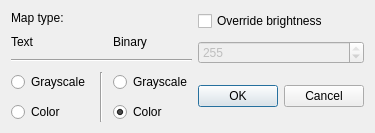
<?xml version="1.0" encoding="UTF-8"?>
<ui version="4.0">
 <class>PixmapExportDialog</class>
 <widget class="QDialog" name="PixmapExportDialog">
  <property name="geometry">
   <rect>
    <x>0</x>
    <y>0</y>
    <width>363</width>
    <height>127</height>
   </rect>
  </property>
  <property name="windowTitle">
   <string>Export as portable anymap</string>
  </property>
  <property name="styleSheet">
   <string notr="true"/>
  </property>
  <layout class="QGridLayout" name="gridLayout_2">
   <item row="0" column="0" rowspan="2">
    <layout class="QGridLayout" name="gridLayout">
     <property name="spacing">
      <number>10</number>
     </property>
     <item row="0" column="0">
      <widget class="QLabel" name="mapTypeLabel">
       <property name="text">
        <string>Map type:</string>
       </property>
      </widget>
     </item>
     <item row="3" column="3" rowspan="2">
      <widget class="QRadioButton" name="grayscaleBinRadio">
       <property name="sizePolicy">
        <sizepolicy hsizetype="Preferred" vsizetype="Preferred">
         <horstretch>0</horstretch>
         <verstretch>0</verstretch>
        </sizepolicy>
       </property>
       <property name="text">
        <string>Grayscale</string>
       </property>
      </widget>
     </item>
     <item row="5" column="3">
      <widget class="QRadioButton" name="colorBinRadio">
       <property name="sizePolicy">
        <sizepolicy hsizetype="Preferred" vsizetype="Preferred">
         <horstretch>0</horstretch>
         <verstretch>0</verstretch>
        </sizepolicy>
       </property>
       <property name="text">
        <string>Color</string>
       </property>
       <property name="checked">
        <bool>true</bool>
       </property>
      </widget>
     </item>
     <item row="3" column="0" rowspan="2" colspan="2">
      <widget class="QRadioButton" name="grayscaleTxtRadio">
       <property name="sizePolicy">
        <sizepolicy hsizetype="Preferred" vsizetype="Preferred">
         <horstretch>0</horstretch>
         <verstretch>0</verstretch>
        </sizepolicy>
       </property>
       <property name="text">
        <string>Grayscale</string>
       </property>
      </widget>
     </item>
     <item row="1" column="0">
      <widget class="QLabel" name="textLabel">
       <property name="text">
        <string>Text</string>
       </property>
      </widget>
     </item>
     <item row="2" column="0" colspan="4">
      <widget class="Line" name="line_2">
       <property name="orientation">
        <enum>Qt::Horizontal</enum>
       </property>
      </widget>
     </item>
     <item row="3" column="2" rowspan="3">
      <widget class="Line" name="line">
       <property name="orientation">
        <enum>Qt::Vertical</enum>
       </property>
      </widget>
     </item>
     <item row="1" column="3">
      <widget class="QLabel" name="binLabel">
       <property name="text">
        <string>Binary</string>
       </property>
      </widget>
     </item>
     <item row="5" column="0">
      <widget class="QRadioButton" name="colorTxtRadio">
       <property name="sizePolicy">
        <sizepolicy hsizetype="Preferred" vsizetype="Preferred">
         <horstretch>0</horstretch>
         <verstretch>0</verstretch>
        </sizepolicy>
       </property>
       <property name="text">
        <string>Color</string>
       </property>
      </widget>
     </item>
    </layout>
   </item>
   <item row="0" column="1">
    <layout class="QFormLayout" name="formLayout">
     <property name="horizontalSpacing">
      <number>10</number>
     </property>
     <property name="verticalSpacing">
      <number>10</number>
     </property>
     <item row="0" column="0">
      <widget class="QCheckBox" name="overrideCheckbox">
       <property name="sizePolicy">
        <sizepolicy hsizetype="Preferred" vsizetype="Preferred">
         <horstretch>0</horstretch>
         <verstretch>0</verstretch>
        </sizepolicy>
       </property>
       <property name="text">
        <string>Override brightness</string>
       </property>
      </widget>
     </item>
     <item row="1" column="0" colspan="2">
      <widget class="QSpinBox" name="overrideValue">
       <property name="enabled">
        <bool>false</bool>
       </property>
       <property name="sizePolicy">
        <sizepolicy hsizetype="Preferred" vsizetype="Preferred">
         <horstretch>0</horstretch>
         <verstretch>0</verstretch>
        </sizepolicy>
       </property>
       <property name="maximum">
        <number>255</number>
       </property>
       <property name="value">
        <number>255</number>
       </property>
      </widget>
     </item>
    </layout>
   </item>
   <item row="1" column="1">
    <widget class="QDialogButtonBox" name="exportButton">
     <property name="sizePolicy">
      <sizepolicy hsizetype="Expanding" vsizetype="Preferred">
       <horstretch>0</horstretch>
       <verstretch>0</verstretch>
      </sizepolicy>
     </property>
     <property name="styleSheet">
      <string notr="true"/>
     </property>
     <property name="orientation">
      <enum>Qt::Horizontal</enum>
     </property>
     <property name="standardButtons">
      <set>QDialogButtonBox::Cancel|QDialogButtonBox::Ok</set>
     </property>
    </widget>
   </item>
  </layout>
 </widget>
 <resources/>
 <connections>
  <connection>
   <sender>exportButton</sender>
   <signal>accepted()</signal>
   <receiver>PixmapExportDialog</receiver>
   <slot>accept()</slot>
   <hints>
    <hint type="sourcelabel">
     <x>248</x>
     <y>254</y>
    </hint>
    <hint type="destinationlabel">
     <x>157</x>
     <y>274</y>
    </hint>
   </hints>
  </connection>
  <connection>
   <sender>exportButton</sender>
   <signal>rejected()</signal>
   <receiver>PixmapExportDialog</receiver>
   <slot>reject()</slot>
   <hints>
    <hint type="sourcelabel">
     <x>316</x>
     <y>260</y>
    </hint>
    <hint type="destinationlabel">
     <x>286</x>
     <y>274</y>
    </hint>
   </hints>
  </connection>
  <connection>
   <sender>overrideCheckbox</sender>
   <signal>toggled(bool)</signal>
   <receiver>overrideValue</receiver>
   <slot>setEnabled(bool)</slot>
   <hints>
    <hint type="sourcelabel">
     <x>248</x>
     <y>39</y>
    </hint>
    <hint type="destinationlabel">
     <x>251</x>
     <y>64</y>
    </hint>
   </hints>
  </connection>
 </connections>
</ui>
